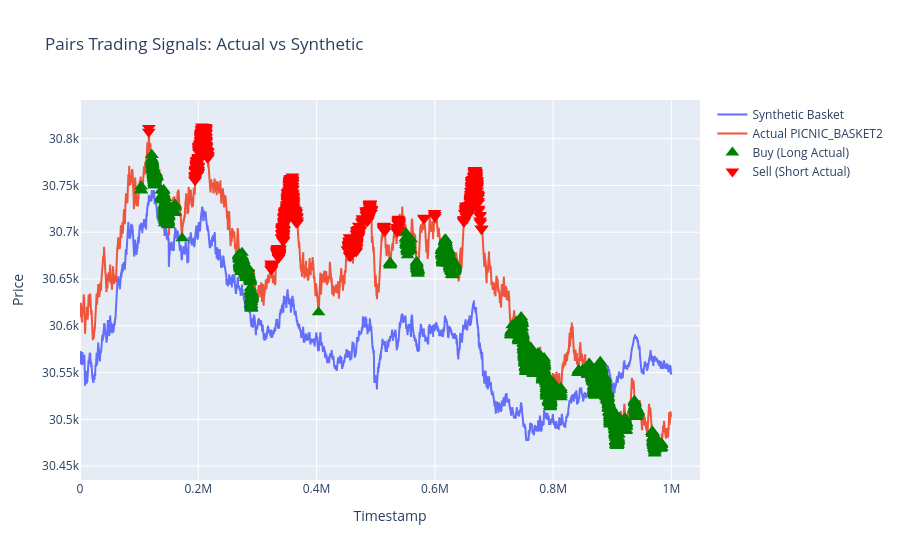

The notebook cell this image was saved under:
### Code cell
import pandas as pd
import plotly.express as px
import plotly.graph_objects as go
from plotly.subplots import make_subplots

# Example function implementing pairs trading


def pairs_trading_basket(summed_mean_prices_df, basket1_df, window=1000, z_threshold=2.0):
    """
    Summarize:
      1. Merges synthetic (summed_mean_prices_df) & actual (basket1_df)
      2. Computes rolling z-score of the spread
      3. Generates simple trading signals
      4. Plots the results
    """
    # Merge
    df_pairs = pd.merge(
        summed_mean_prices_df,
        basket1_df,
        on='timestamp',
        how='inner',
        suffixes=('_synthetic', '_actual')
    )

    # Spread
    df_pairs['spread'] = df_pairs['mean_price_actual'] - \
        df_pairs['mean_price_synthetic']

    # Rolling stats
    df_pairs['spread_mean'] = df_pairs['spread'].rolling(window).mean()
    df_pairs['spread_std'] = df_pairs['spread'].rolling(window).std()

    # Z-score
    df_pairs['zscore'] = (df_pairs['spread'] -
                          df_pairs['spread_mean']) / df_pairs['spread_std']

    # Threshold-based signals
    df_pairs['signal'] = 0
    df_pairs.loc[df_pairs['zscore'] > z_threshold, 'signal'] = -1
    df_pairs.loc[df_pairs['zscore'] < -z_threshold, 'signal'] = 1

    # --- Plotting ---
    fig = go.Figure()

    # Synthetic Basket
    fig.add_trace(go.Scatter(
        x=df_pairs['timestamp'],
        y=df_pairs['mean_price_synthetic'],
        mode='lines',
        name='Synthetic Basket'
    ))

    # Actual Basket
    fig.add_trace(go.Scatter(
        x=df_pairs['timestamp'],
        y=df_pairs['mean_price_actual'],
        mode='lines',
        name='Actual PICNIC_BASKET2'
    ))

    # Identify buy/sell signals
    buy_signals = df_pairs[df_pairs['signal'] == 1]
    sell_signals = df_pairs[df_pairs['signal'] == -1]
    # buy_signals = df_pairs[df_pairs['signal'] == 1]
    # sell_signals = df_pairs[df_pairs['signal'] == -1]

    fig.add_trace(go.Scatter(
        x=buy_signals['timestamp'],
        y=buy_signals['mean_price_actual'],
        mode='markers',
        marker_symbol='triangle-up',
        marker_color='green',
        marker_size=12,
        name='Buy (Long Actual)'
    ))

    fig.add_trace(go.Scatter(
        x=sell_signals['timestamp'],
        y=sell_signals['mean_price_actual'],
        mode='markers',
        marker_symbol='triangle-down',
        marker_color='red',
        marker_size=12,
        name='Sell (Short Actual)'
    ))

    fig.update_layout(
        title='Pairs Trading Signals: Actual vs Synthetic',
        xaxis_title='Timestamp',
        yaxis_title='Price'
    )

    fig.show()

    return df_pairs


# Usage:
df_signals = pairs_trading_basket(
    summed_mean_prices_df,
    price_dict["PICNIC_BASKET2"],
    window=1000,
    z_threshold=1.5
)

### Figure 1 — Plotly figure (JSON) as saved in the notebook; plotly's stock layout.template omitted (floating-point values rounded to 4 significant figures; data arrays with more than 128 entries replaced by an {"elided": "..."} marker saying what was removed)
{"data": [{"mode": "lines", "name": "Synthetic Basket", "type": "scatter", "x": {"elided": "10000 int values"}, "y": {"elided": "10000 float values"}}, {"mode": "lines", "name": "Actual PICNIC_BASKET2", "type": "scatter", "x": {"elided": "10000 int values"}, "y": {"elided": "10000 float values"}}, {"marker": {"color": "green", "size": 12, "symbol": "triangle-up"}, "mode": "markers", "name": "Buy (Long Actual)", "type": "scatter", "x": {"elided": "1841 int values"}, "y": {"elided": "1841 float values"}}, {"marker": {"color": "red", "size": 12, "symbol": "triangle-down"}, "mode": "markers", "name": "Sell (Short Actual)", "type": "scatter", "x": {"elided": "926 int values"}, "y": {"elided": "926 float values"}}], "layout": {"title": {"text": "Pairs Trading Signals: Actual vs Synthetic"}, "xaxis": {"title": {"text": "Timestamp"}}, "yaxis": {"title": {"text": "Price"}}}}
